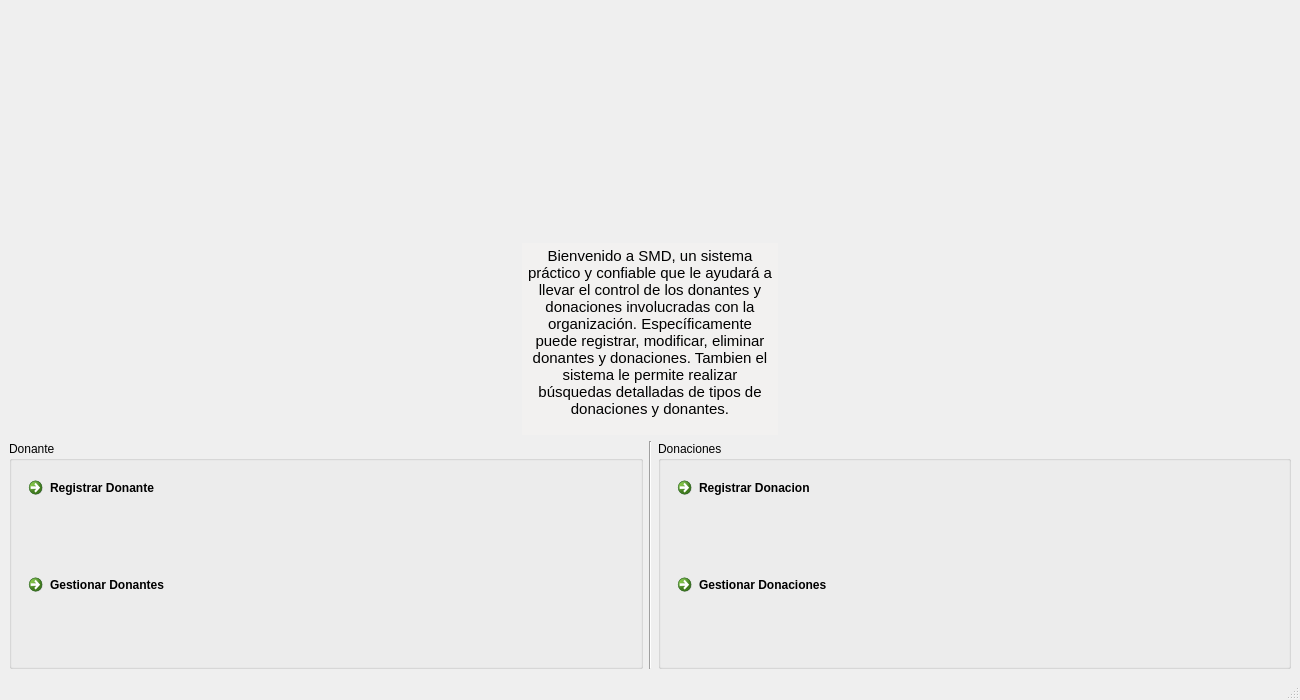
<?xml version="1.0" encoding="UTF-8"?>
<ui version="4.0">
 <class>main</class>
 <widget class="QMainWindow" name="main">
  <property name="geometry">
   <rect>
    <x>0</x>
    <y>0</y>
    <width>1300</width>
    <height>700</height>
   </rect>
  </property>
  <property name="windowTitle">
   <string>Sistema SMD</string>
  </property>
  <widget class="QWidget" name="centralwidget">
   <property name="sizePolicy">
    <sizepolicy hsizetype="Preferred" vsizetype="Preferred">
     <horstretch>0</horstretch>
     <verstretch>0</verstretch>
    </sizepolicy>
   </property>
   <layout class="QVBoxLayout" name="verticalLayout_3">
    <item>
     <widget class="QLabel" name="label">
      <property name="text">
       <string/>
      </property>
      <property name="pixmap">
       <pixmap>../Code/ImgFundacion.JPG</pixmap>
      </property>
      <property name="alignment">
       <set>Qt::AlignCenter</set>
      </property>
     </widget>
    </item>
    <item alignment="Qt::AlignHCenter">
     <widget class="QTextEdit" name="textEdit">
      <property name="sizePolicy">
       <sizepolicy hsizetype="Expanding" vsizetype="Fixed">
        <horstretch>0</horstretch>
        <verstretch>0</verstretch>
       </sizepolicy>
      </property>
      <property name="palette">
       <palette>
        <active>
         <colorrole role="Light">
          <brush brushstyle="SolidPattern">
           <color alpha="255">
            <red>255</red>
            <green>255</green>
            <blue>255</blue>
           </color>
          </brush>
         </colorrole>
         <colorrole role="BrightText">
          <brush brushstyle="SolidPattern">
           <color alpha="255">
            <red>255</red>
            <green>255</green>
            <blue>255</blue>
           </color>
          </brush>
         </colorrole>
         <colorrole role="Base">
          <brush brushstyle="SolidPattern">
           <color alpha="255">
            <red>242</red>
            <green>241</green>
            <blue>240</blue>
           </color>
          </brush>
         </colorrole>
        </active>
        <inactive>
         <colorrole role="Light">
          <brush brushstyle="SolidPattern">
           <color alpha="255">
            <red>255</red>
            <green>255</green>
            <blue>255</blue>
           </color>
          </brush>
         </colorrole>
         <colorrole role="BrightText">
          <brush brushstyle="SolidPattern">
           <color alpha="255">
            <red>255</red>
            <green>255</green>
            <blue>255</blue>
           </color>
          </brush>
         </colorrole>
         <colorrole role="Base">
          <brush brushstyle="SolidPattern">
           <color alpha="255">
            <red>242</red>
            <green>241</green>
            <blue>240</blue>
           </color>
          </brush>
         </colorrole>
        </inactive>
        <disabled>
         <colorrole role="Light">
          <brush brushstyle="SolidPattern">
           <color alpha="255">
            <red>255</red>
            <green>255</green>
            <blue>255</blue>
           </color>
          </brush>
         </colorrole>
         <colorrole role="BrightText">
          <brush brushstyle="SolidPattern">
           <color alpha="255">
            <red>255</red>
            <green>255</green>
            <blue>255</blue>
           </color>
          </brush>
         </colorrole>
         <colorrole role="Base">
          <brush brushstyle="SolidPattern">
           <color alpha="255">
            <red>255</red>
            <green>255</green>
            <blue>255</blue>
           </color>
          </brush>
         </colorrole>
        </disabled>
       </palette>
      </property>
      <property name="mouseTracking">
       <bool>true</bool>
      </property>
      <property name="autoFillBackground">
       <bool>false</bool>
      </property>
      <property name="frameShape">
       <enum>QFrame::NoFrame</enum>
      </property>
      <property name="frameShadow">
       <enum>QFrame::Sunken</enum>
      </property>
      <property name="autoFormatting">
       <set>QTextEdit::AutoNone</set>
      </property>
      <property name="lineWrapMode">
       <enum>QTextEdit::WidgetWidth</enum>
      </property>
      <property name="lineWrapColumnOrWidth">
       <number>50</number>
      </property>
      <property name="readOnly">
       <bool>true</bool>
      </property>
      <property name="html">
       <string>&lt;!DOCTYPE HTML PUBLIC &quot;-//W3C//DTD HTML 4.0//EN&quot; &quot;http://www.w3.org/TR/REC-html40/strict.dtd&quot;&gt;
&lt;html&gt;&lt;head&gt;&lt;meta name=&quot;qrichtext&quot; content=&quot;1&quot; /&gt;&lt;style type=&quot;text/css&quot;&gt;
p, li { white-space: pre-wrap; }
&lt;/style&gt;&lt;/head&gt;&lt;body style=&quot; font-family:'Ubuntu'; font-size:11pt; font-weight:400; font-style:normal;&quot;&gt;
&lt;p align=&quot;center&quot; style=&quot; margin-top:0px; margin-bottom:0px; margin-left:0px; margin-right:0px; -qt-block-indent:0; text-indent:0px;&quot;&gt;Bienvenido a SMD, un sistema práctico y confiable que le ayudará a llevar el control de los donantes y donaciones involucradas con la organización. Específicamente puede registrar, modificar, eliminar donantes y donaciones. Tambien el sistema le permite realizar búsquedas detalladas de tipos de donaciones y donantes.&lt;/p&gt;&lt;/body&gt;&lt;/html&gt;</string>
      </property>
     </widget>
    </item>
    <item>
     <layout class="QHBoxLayout" name="horizontalLayout">
      <property name="sizeConstraint">
       <enum>QLayout::SetDefaultConstraint</enum>
      </property>
      <item>
       <widget class="QGroupBox" name="groupBox">
        <property name="title">
         <string>Donante</string>
        </property>
        <layout class="QHBoxLayout" name="horizontalLayout_2">
         <item>
          <layout class="QVBoxLayout" name="verticalLayout">
           <item>
            <widget class="QCommandLinkButton" name="commandLinkButton_2">
             <property name="text">
              <string>Registrar Donante</string>
             </property>
            </widget>
           </item>
           <item>
            <widget class="QCommandLinkButton" name="commandLinkButton_7">
             <property name="text">
              <string>Gestionar Donantes</string>
             </property>
            </widget>
           </item>
          </layout>
         </item>
        </layout>
       </widget>
      </item>
      <item>
       <widget class="Line" name="line">
        <property name="orientation">
         <enum>Qt::Vertical</enum>
        </property>
       </widget>
      </item>
      <item>
       <widget class="QGroupBox" name="groupBox_2">
        <property name="title">
         <string>Donaciones</string>
        </property>
        <layout class="QHBoxLayout" name="horizontalLayout_3">
         <item>
          <layout class="QVBoxLayout" name="verticalLayout_2">
           <item>
            <widget class="QCommandLinkButton" name="commandLinkButton_4">
             <property name="text">
              <string>Registrar Donacion</string>
             </property>
            </widget>
           </item>
           <item>
            <widget class="QCommandLinkButton" name="commandLinkButton_5">
             <property name="text">
              <string>Gestionar Donaciones</string>
             </property>
            </widget>
           </item>
          </layout>
         </item>
        </layout>
       </widget>
      </item>
     </layout>
    </item>
   </layout>
  </widget>
  <widget class="QMenuBar" name="menubar">
   <property name="geometry">
    <rect>
     <x>0</x>
     <y>0</y>
     <width>1300</width>
     <height>25</height>
    </rect>
   </property>
  </widget>
  <widget class="QStatusBar" name="statusbar"/>
  <action name="actionRegistrar_Donante">
   <property name="text">
    <string>Registrar Donante</string>
   </property>
  </action>
  <action name="actionModificar_Donante">
   <property name="text">
    <string>Modificar Donante</string>
   </property>
  </action>
  <action name="actionModificar_Donante_2">
   <property name="text">
    <string>Modificar Donante</string>
   </property>
  </action>
  <action name="actionEliminar_Donante">
   <property name="text">
    <string>Eliminar Donante</string>
   </property>
  </action>
  <action name="actionBuscar_Donante">
   <property name="text">
    <string>Buscar Donantes</string>
   </property>
  </action>
  <action name="actionBuscar_Donacion">
   <property name="checkable">
    <bool>false</bool>
   </property>
   <property name="text">
    <string>Buscar Donaciones</string>
   </property>
   <property name="priority">
    <enum>QAction::NormalPriority</enum>
   </property>
  </action>
  <action name="actionRegistrar_Donacion">
   <property name="text">
    <string>Registrar Donación</string>
   </property>
  </action>
  <action name="actionModificar_Donacion">
   <property name="text">
    <string>Modificar Donacion</string>
   </property>
  </action>
  <action name="actionEliminar_Donacion">
   <property name="text">
    <string>Eliminar Donación</string>
   </property>
  </action>
  <action name="actionSalir">
   <property name="text">
    <string>Salir</string>
   </property>
  </action>
 </widget>
 <resources/>
 <connections>
  <connection>
   <sender>commandLinkButton_2</sender>
   <signal>clicked()</signal>
   <receiver>main</receiver>
   <slot>goRegistrarDonante()</slot>
   <hints>
    <hint type="sourcelabel">
     <x>442</x>
     <y>565</y>
    </hint>
    <hint type="destinationlabel">
     <x>151</x>
     <y>212</y>
    </hint>
   </hints>
  </connection>
  <connection>
   <sender>commandLinkButton_7</sender>
   <signal>clicked()</signal>
   <receiver>main</receiver>
   <slot>goGestionarDonantes()</slot>
   <hints>
    <hint type="sourcelabel">
     <x>206</x>
     <y>591</y>
    </hint>
    <hint type="destinationlabel">
     <x>132</x>
     <y>344</y>
    </hint>
   </hints>
  </connection>
  <connection>
   <sender>commandLinkButton_5</sender>
   <signal>clicked()</signal>
   <receiver>main</receiver>
   <slot>goGestionarDonaciones()</slot>
   <hints>
    <hint type="sourcelabel">
     <x>803</x>
     <y>615</y>
    </hint>
    <hint type="destinationlabel">
     <x>880</x>
     <y>404</y>
    </hint>
   </hints>
  </connection>
  <connection>
   <sender>commandLinkButton_4</sender>
   <signal>clicked()</signal>
   <receiver>main</receiver>
   <slot>goRegistrarDonacion()</slot>
   <hints>
    <hint type="sourcelabel">
     <x>751</x>
     <y>499</y>
    </hint>
    <hint type="destinationlabel">
     <x>914</x>
     <y>336</y>
    </hint>
   </hints>
  </connection>
 </connections>
 <slots>
  <slot>goRegistrarDonante()</slot>
  <slot>goGestionarDonantes()</slot>
  <slot>goGestionarDonaciones()</slot>
  <slot>goRegistrarDonacion()</slot>
 </slots>
</ui>
